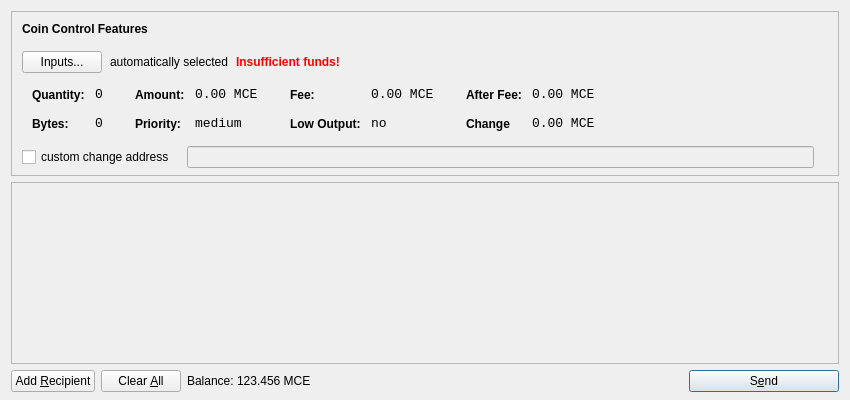
<?xml version="1.0" encoding="UTF-8"?>
<ui version="4.0">
 <class>SendCoinsDialog</class>
 <widget class="QDialog" name="SendCoinsDialog">
  <property name="geometry">
   <rect>
    <x>0</x>
    <y>0</y>
    <width>850</width>
    <height>400</height>
   </rect>
  </property>
  <property name="windowTitle">
   <string>Send Coins</string>
  </property>
  <layout class="QVBoxLayout" name="verticalLayout" stretch="0,1,0">
   <property name="bottomMargin">
    <number>8</number>
   </property>
   <item>
    <widget class="QFrame" name="frameCoinControl">
     <property name="sizePolicy">
      <sizepolicy hsizetype="Expanding" vsizetype="Expanding">
       <horstretch>0</horstretch>
       <verstretch>0</verstretch>
      </sizepolicy>
     </property>
     <property name="maximumSize">
      <size>
       <width>16777215</width>
       <height>16777215</height>
      </size>
     </property>
     <property name="frameShape">
      <enum>QFrame::StyledPanel</enum>
     </property>
     <property name="frameShadow">
      <enum>QFrame::Sunken</enum>
     </property>
     <layout class="QVBoxLayout" name="verticalLayoutCoinControl2">
      <property name="spacing">
       <number>-1</number>
      </property>
      <property name="leftMargin">
       <number>0</number>
      </property>
      <property name="topMargin">
       <number>0</number>
      </property>
      <property name="rightMargin">
       <number>0</number>
      </property>
      <property name="bottomMargin">
       <number>6</number>
      </property>
      <item>
       <layout class="QVBoxLayout" name="verticalLayoutCoinControl" stretch="0,0,0,0,1">
        <property name="spacing">
         <number>0</number>
        </property>
        <property name="leftMargin">
         <number>10</number>
        </property>
        <property name="topMargin">
         <number>10</number>
        </property>
        <item>
         <layout class="QHBoxLayout" name="horizontalLayoutCoinControl1">
          <property name="bottomMargin">
           <number>15</number>
          </property>
          <item>
           <widget class="QLabel" name="labelCoinControlFeatures">
            <property name="sizePolicy">
             <sizepolicy hsizetype="Preferred" vsizetype="Maximum">
              <horstretch>0</horstretch>
              <verstretch>0</verstretch>
             </sizepolicy>
            </property>
            <property name="font">
             <font>
              <weight>75</weight>
              <bold>true</bold>
             </font>
            </property>
            <property name="styleSheet">
             <string notr="true">font-weight:bold;</string>
            </property>
            <property name="text">
             <string>Coin Control Features</string>
            </property>
           </widget>
          </item>
         </layout>
        </item>
        <item>
         <layout class="QHBoxLayout" name="horizontalLayoutCoinControl2" stretch="0,0,0,0">
          <property name="spacing">
           <number>8</number>
          </property>
          <property name="bottomMargin">
           <number>10</number>
          </property>
          <item>
           <widget class="QPushButton" name="pushButtonCoinControl">
            <property name="styleSheet">
             <string notr="true"/>
            </property>
            <property name="text">
             <string>Inputs...</string>
            </property>
           </widget>
          </item>
          <item>
           <widget class="QLabel" name="labelCoinControlAutomaticallySelected">
            <property name="text">
             <string>automatically selected</string>
            </property>
            <property name="margin">
             <number>5</number>
            </property>
           </widget>
          </item>
          <item>
           <widget class="QLabel" name="labelCoinControlInsuffFunds">
            <property name="font">
             <font>
              <weight>75</weight>
              <bold>true</bold>
             </font>
            </property>
            <property name="styleSheet">
             <string notr="true">color:red;font-weight:bold;</string>
            </property>
            <property name="text">
             <string>Insufficient funds!</string>
            </property>
            <property name="margin">
             <number>5</number>
            </property>
           </widget>
          </item>
          <item>
           <spacer name="horizontalSpacerCoinControl">
            <property name="orientation">
             <enum>Qt::Horizontal</enum>
            </property>
            <property name="sizeHint" stdset="0">
             <size>
              <width>40</width>
              <height>1</height>
             </size>
            </property>
           </spacer>
          </item>
         </layout>
        </item>
        <item>
         <widget class="QWidget" name="widgetCoinControl" native="true">
          <property name="sizePolicy">
           <sizepolicy hsizetype="Preferred" vsizetype="Preferred">
            <horstretch>0</horstretch>
            <verstretch>0</verstretch>
           </sizepolicy>
          </property>
          <property name="minimumSize">
           <size>
            <width>0</width>
            <height>0</height>
           </size>
          </property>
          <property name="styleSheet">
           <string notr="true"/>
          </property>
          <layout class="QHBoxLayout" name="horizontalLayoutCoinControl5">
           <property name="margin">
            <number>0</number>
           </property>
           <item>
            <layout class="QHBoxLayout" name="horizontalLayoutCoinControl3" stretch="0,0,0,1">
             <property name="spacing">
              <number>20</number>
             </property>
             <property name="topMargin">
              <number>0</number>
             </property>
             <property name="bottomMargin">
              <number>10</number>
             </property>
             <item>
              <layout class="QFormLayout" name="formLayoutCoinControl1">
               <property name="horizontalSpacing">
                <number>10</number>
               </property>
               <property name="verticalSpacing">
                <number>14</number>
               </property>
               <property name="leftMargin">
                <number>10</number>
               </property>
               <property name="topMargin">
                <number>4</number>
               </property>
               <property name="rightMargin">
                <number>6</number>
               </property>
               <item row="0" column="0">
                <widget class="QLabel" name="labelCoinControlQuantityText">
                 <property name="styleSheet">
                  <string notr="true">font-weight:bold;</string>
                 </property>
                 <property name="text">
                  <string>Quantity:</string>
                 </property>
                 <property name="margin">
                  <number>0</number>
                 </property>
                </widget>
               </item>
               <item row="0" column="1">
                <widget class="QLabel" name="labelCoinControlQuantity">
                 <property name="font">
                  <font>
                   <family>Monospace</family>
                   <pointsize>10</pointsize>
                  </font>
                 </property>
                 <property name="cursor">
                  <cursorShape>IBeamCursor</cursorShape>
                 </property>
                 <property name="contextMenuPolicy">
                  <enum>Qt::ActionsContextMenu</enum>
                 </property>
                 <property name="text">
                  <string>0</string>
                 </property>
                 <property name="margin">
                  <number>0</number>
                 </property>
                 <property name="textInteractionFlags">
                  <set>Qt::LinksAccessibleByMouse|Qt::TextSelectableByKeyboard|Qt::TextSelectableByMouse</set>
                 </property>
                </widget>
               </item>
               <item row="1" column="0">
                <widget class="QLabel" name="labelCoinControlBytesText">
                 <property name="styleSheet">
                  <string notr="true">font-weight:bold;</string>
                 </property>
                 <property name="text">
                  <string>Bytes:</string>
                 </property>
                </widget>
               </item>
               <item row="1" column="1">
                <widget class="QLabel" name="labelCoinControlBytes">
                 <property name="font">
                  <font>
                   <family>Monospace</family>
                   <pointsize>10</pointsize>
                  </font>
                 </property>
                 <property name="cursor">
                  <cursorShape>IBeamCursor</cursorShape>
                 </property>
                 <property name="contextMenuPolicy">
                  <enum>Qt::ActionsContextMenu</enum>
                 </property>
                 <property name="text">
                  <string>0</string>
                 </property>
                 <property name="textInteractionFlags">
                  <set>Qt::LinksAccessibleByMouse|Qt::TextSelectableByKeyboard|Qt::TextSelectableByMouse</set>
                 </property>
                </widget>
               </item>
              </layout>
             </item>
             <item>
              <layout class="QFormLayout" name="formLayoutCoinControl2">
               <property name="horizontalSpacing">
                <number>10</number>
               </property>
               <property name="verticalSpacing">
                <number>14</number>
               </property>
               <property name="leftMargin">
                <number>6</number>
               </property>
               <property name="topMargin">
                <number>4</number>
               </property>
               <property name="rightMargin">
                <number>6</number>
               </property>
               <item row="0" column="0">
                <widget class="QLabel" name="labelCoinControlAmountText">
                 <property name="styleSheet">
                  <string notr="true">font-weight:bold;</string>
                 </property>
                 <property name="text">
                  <string>Amount:</string>
                 </property>
                 <property name="margin">
                  <number>0</number>
                 </property>
                </widget>
               </item>
               <item row="0" column="1">
                <widget class="QLabel" name="labelCoinControlAmount">
                 <property name="font">
                  <font>
                   <family>Monospace</family>
                   <pointsize>10</pointsize>
                  </font>
                 </property>
                 <property name="cursor">
                  <cursorShape>IBeamCursor</cursorShape>
                 </property>
                 <property name="contextMenuPolicy">
                  <enum>Qt::ActionsContextMenu</enum>
                 </property>
                 <property name="text">
                  <string>0.00 MCE</string>
                 </property>
                 <property name="textInteractionFlags">
                  <set>Qt::LinksAccessibleByMouse|Qt::TextSelectableByKeyboard|Qt::TextSelectableByMouse</set>
                 </property>
                </widget>
               </item>
               <item row="1" column="0">
                <widget class="QLabel" name="labelCoinControlPriorityText">
                 <property name="styleSheet">
                  <string notr="true">font-weight:bold;</string>
                 </property>
                 <property name="text">
                  <string>Priority:</string>
                 </property>
                </widget>
               </item>
               <item row="1" column="1">
                <widget class="QLabel" name="labelCoinControlPriority">
                 <property name="font">
                  <font>
                   <family>Monospace</family>
                   <pointsize>10</pointsize>
                  </font>
                 </property>
                 <property name="cursor">
                  <cursorShape>IBeamCursor</cursorShape>
                 </property>
                 <property name="contextMenuPolicy">
                  <enum>Qt::ActionsContextMenu</enum>
                 </property>
                 <property name="text">
                  <string>medium</string>
                 </property>
                 <property name="textInteractionFlags">
                  <set>Qt::LinksAccessibleByMouse|Qt::TextSelectableByKeyboard|Qt::TextSelectableByMouse</set>
                 </property>
                </widget>
               </item>
              </layout>
             </item>
             <item>
              <layout class="QFormLayout" name="formLayoutCoinControl3">
               <property name="horizontalSpacing">
                <number>10</number>
               </property>
               <property name="verticalSpacing">
                <number>14</number>
               </property>
               <property name="leftMargin">
                <number>6</number>
               </property>
               <property name="topMargin">
                <number>4</number>
               </property>
               <property name="rightMargin">
                <number>6</number>
               </property>
               <item row="0" column="0">
                <widget class="QLabel" name="labelCoinControlFeeText">
                 <property name="styleSheet">
                  <string notr="true">font-weight:bold;</string>
                 </property>
                 <property name="text">
                  <string>Fee:</string>
                 </property>
                 <property name="margin">
                  <number>0</number>
                 </property>
                </widget>
               </item>
               <item row="0" column="1">
                <widget class="QLabel" name="labelCoinControlFee">
                 <property name="font">
                  <font>
                   <family>Monospace</family>
                   <pointsize>10</pointsize>
                  </font>
                 </property>
                 <property name="cursor">
                  <cursorShape>IBeamCursor</cursorShape>
                 </property>
                 <property name="contextMenuPolicy">
                  <enum>Qt::ActionsContextMenu</enum>
                 </property>
                 <property name="text">
                  <string>0.00 MCE</string>
                 </property>
                 <property name="textInteractionFlags">
                  <set>Qt::LinksAccessibleByMouse|Qt::TextSelectableByKeyboard|Qt::TextSelectableByMouse</set>
                 </property>
                </widget>
               </item>
               <item row="1" column="0">
                <widget class="QLabel" name="labelCoinControlLowOutputText">
                 <property name="styleSheet">
                  <string notr="true">font-weight:bold;</string>
                 </property>
                 <property name="text">
                  <string>Low Output:</string>
                 </property>
                </widget>
               </item>
               <item row="1" column="1">
                <widget class="QLabel" name="labelCoinControlLowOutput">
                 <property name="font">
                  <font>
                   <family>Monospace</family>
                   <pointsize>10</pointsize>
                  </font>
                 </property>
                 <property name="cursor">
                  <cursorShape>IBeamCursor</cursorShape>
                 </property>
                 <property name="contextMenuPolicy">
                  <enum>Qt::ActionsContextMenu</enum>
                 </property>
                 <property name="text">
                  <string>no</string>
                 </property>
                 <property name="textInteractionFlags">
                  <set>Qt::LinksAccessibleByMouse|Qt::TextSelectableByKeyboard|Qt::TextSelectableByMouse</set>
                 </property>
                </widget>
               </item>
              </layout>
             </item>
             <item>
              <layout class="QFormLayout" name="formLayoutCoinControl4">
               <property name="horizontalSpacing">
                <number>10</number>
               </property>
               <property name="verticalSpacing">
                <number>14</number>
               </property>
               <property name="leftMargin">
                <number>6</number>
               </property>
               <property name="topMargin">
                <number>4</number>
               </property>
               <property name="rightMargin">
                <number>6</number>
               </property>
               <item row="0" column="0">
                <widget class="QLabel" name="labelCoinControlAfterFeeText">
                 <property name="styleSheet">
                  <string notr="true">font-weight:bold;</string>
                 </property>
                 <property name="text">
                  <string>After Fee:</string>
                 </property>
                 <property name="margin">
                  <number>0</number>
                 </property>
                </widget>
               </item>
               <item row="0" column="1">
                <widget class="QLabel" name="labelCoinControlAfterFee">
                 <property name="font">
                  <font>
                   <family>Monospace</family>
                   <pointsize>10</pointsize>
                  </font>
                 </property>
                 <property name="cursor">
                  <cursorShape>IBeamCursor</cursorShape>
                 </property>
                 <property name="contextMenuPolicy">
                  <enum>Qt::ActionsContextMenu</enum>
                 </property>
                 <property name="text">
                  <string>0.00 MCE</string>
                 </property>
                 <property name="textInteractionFlags">
                  <set>Qt::LinksAccessibleByMouse|Qt::TextSelectableByKeyboard|Qt::TextSelectableByMouse</set>
                 </property>
                </widget>
               </item>
               <item row="1" column="0">
                <widget class="QLabel" name="labelCoinControlChangeText">
                 <property name="styleSheet">
                  <string notr="true">font-weight:bold;</string>
                 </property>
                 <property name="text">
                  <string>Change</string>
                 </property>
                </widget>
               </item>
               <item row="1" column="1">
                <widget class="QLabel" name="labelCoinControlChange">
                 <property name="font">
                  <font>
                   <family>Monospace</family>
                   <pointsize>10</pointsize>
                  </font>
                 </property>
                 <property name="cursor">
                  <cursorShape>IBeamCursor</cursorShape>
                 </property>
                 <property name="contextMenuPolicy">
                  <enum>Qt::ActionsContextMenu</enum>
                 </property>
                 <property name="text">
                  <string>0.00 MCE</string>
                 </property>
                 <property name="textInteractionFlags">
                  <set>Qt::LinksAccessibleByMouse|Qt::TextSelectableByKeyboard|Qt::TextSelectableByMouse</set>
                 </property>
                </widget>
               </item>
              </layout>
             </item>
            </layout>
           </item>
          </layout>
         </widget>
        </item>
        <item>
         <layout class="QHBoxLayout" name="horizontalLayoutCoinControl4" stretch="0,0,0">
          <property name="spacing">
           <number>12</number>
          </property>
          <property name="sizeConstraint">
           <enum>QLayout::SetDefaultConstraint</enum>
          </property>
          <property name="topMargin">
           <number>5</number>
          </property>
          <property name="rightMargin">
           <number>5</number>
          </property>
          <item>
           <widget class="QCheckBox" name="checkBoxCoinControlChange">
            <property name="text">
             <string>custom change address</string>
            </property>
           </widget>
          </item>
          <item>
           <widget class="QLineEdit" name="lineEditCoinControlChange">
            <property name="enabled">
             <bool>false</bool>
            </property>
            <property name="sizePolicy">
             <sizepolicy hsizetype="Expanding" vsizetype="Fixed">
              <horstretch>0</horstretch>
              <verstretch>0</verstretch>
             </sizepolicy>
            </property>
           </widget>
          </item>
          <item>
           <widget class="QLabel" name="labelCoinControlChangeLabel">
            <property name="sizePolicy">
             <sizepolicy hsizetype="Preferred" vsizetype="Expanding">
              <horstretch>0</horstretch>
              <verstretch>0</verstretch>
             </sizepolicy>
            </property>
            <property name="minimumSize">
             <size>
              <width>0</width>
              <height>0</height>
             </size>
            </property>
            <property name="text">
             <string/>
            </property>
            <property name="margin">
             <number>3</number>
            </property>
           </widget>
          </item>
         </layout>
        </item>
        <item>
         <spacer name="verticalSpacerCoinControl">
          <property name="orientation">
           <enum>Qt::Vertical</enum>
          </property>
          <property name="sizeHint" stdset="0">
           <size>
            <width>800</width>
            <height>1</height>
           </size>
          </property>
         </spacer>
        </item>
       </layout>
      </item>
     </layout>
    </widget>
   </item>
   <item>
    <widget class="QScrollArea" name="scrollArea">
     <property name="widgetResizable">
      <bool>true</bool>
     </property>
     <widget class="QWidget" name="scrollAreaWidgetContents">
      <property name="geometry">
       <rect>
        <x>0</x>
        <y>0</y>
        <width>830</width>
        <height>165</height>
       </rect>
      </property>
      <layout class="QVBoxLayout" name="verticalLayout_2">
       <property name="margin">
        <number>0</number>
       </property>
       <item>
        <layout class="QVBoxLayout" name="entries">
         <property name="spacing">
          <number>6</number>
         </property>
        </layout>
       </item>
       <item>
        <spacer name="verticalSpacer">
         <property name="orientation">
          <enum>Qt::Vertical</enum>
         </property>
         <property name="sizeHint" stdset="0">
          <size>
           <width>20</width>
           <height>40</height>
          </size>
         </property>
        </spacer>
       </item>
      </layout>
     </widget>
    </widget>
   </item>
   <item>
    <layout class="QHBoxLayout" name="horizontalLayout">
     <item>
      <widget class="QPushButton" name="addButton">
       <property name="toolTip">
        <string>Send to multiple recipients at once</string>
       </property>
       <property name="text">
        <string>Add &amp;Recipient</string>
       </property>
       <property name="icon">
        <iconset resource="../bitcoin.qrc">
         <normaloff>:/icons/add</normaloff>:/icons/add</iconset>
       </property>
       <property name="autoDefault">
        <bool>false</bool>
       </property>
      </widget>
     </item>
     <item>
      <widget class="QPushButton" name="clearButton">
       <property name="sizePolicy">
        <sizepolicy hsizetype="Minimum" vsizetype="Fixed">
         <horstretch>0</horstretch>
         <verstretch>0</verstretch>
        </sizepolicy>
       </property>
       <property name="toolTip">
        <string>Remove all transaction fields</string>
       </property>
       <property name="text">
        <string>Clear &amp;All</string>
       </property>
       <property name="icon">
        <iconset resource="../bitcoin.qrc">
         <normaloff>:/icons/remove</normaloff>:/icons/remove</iconset>
       </property>
       <property name="autoRepeatDelay">
        <number>300</number>
       </property>
       <property name="autoDefault">
        <bool>false</bool>
       </property>
      </widget>
     </item>
     <item>
      <layout class="QHBoxLayout" name="horizontalLayout_2">
       <property name="spacing">
        <number>3</number>
       </property>
       <item>
        <widget class="QLabel" name="label">
         <property name="sizePolicy">
          <sizepolicy hsizetype="Preferred" vsizetype="Fixed">
           <horstretch>0</horstretch>
           <verstretch>0</verstretch>
          </sizepolicy>
         </property>
         <property name="text">
          <string>Balance:</string>
         </property>
        </widget>
       </item>
       <item>
        <widget class="QLabel" name="labelBalance">
         <property name="sizePolicy">
          <sizepolicy hsizetype="Preferred" vsizetype="Fixed">
           <horstretch>0</horstretch>
           <verstretch>0</verstretch>
          </sizepolicy>
         </property>
         <property name="cursor">
          <cursorShape>IBeamCursor</cursorShape>
         </property>
         <property name="text">
          <string>123.456 MCE</string>
         </property>
         <property name="textInteractionFlags">
          <set>Qt::LinksAccessibleByMouse|Qt::TextSelectableByKeyboard|Qt::TextSelectableByMouse</set>
         </property>
        </widget>
       </item>
      </layout>
     </item>
     <item>
      <spacer name="horizontalSpacer">
       <property name="orientation">
        <enum>Qt::Horizontal</enum>
       </property>
       <property name="sizeHint" stdset="0">
        <size>
         <width>40</width>
         <height>20</height>
        </size>
       </property>
      </spacer>
     </item>
     <item>
      <widget class="QPushButton" name="sendButton">
       <property name="minimumSize">
        <size>
         <width>150</width>
         <height>0</height>
        </size>
       </property>
       <property name="toolTip">
        <string>Confirm the send action</string>
       </property>
       <property name="text">
        <string>S&amp;end</string>
       </property>
       <property name="icon">
        <iconset resource="../bitcoin.qrc">
         <normaloff>:/icons/send</normaloff>:/icons/send</iconset>
       </property>
       <property name="default">
        <bool>true</bool>
       </property>
      </widget>
     </item>
    </layout>
   </item>
  </layout>
 </widget>
 <resources>
  <include location="../bitcoin.qrc"/>
 </resources>
 <connections/>
</ui>
